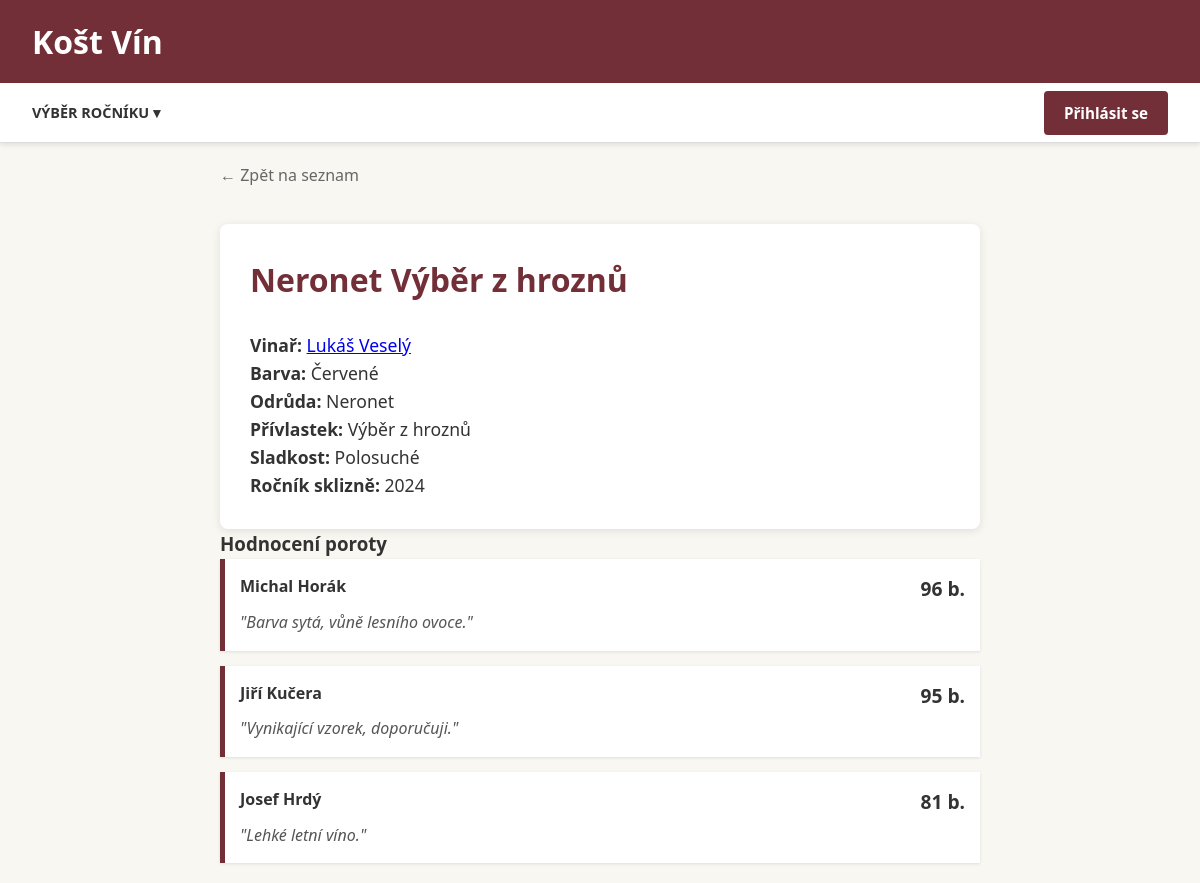
The app's page /vino/45 with its own data.
### app/models/db.py (models this page shows)
class Vino(Base):
    __tablename__ = "VINO"
    id = Column(Integer, primary_key=True, index=True)
    nazev = Column(String(100), nullable=False)
    barva = Column(String(20))
    odruda = Column(String(50))
    privlastek = Column(String(50))
    sladkost = Column(String(20))
    rok_sklizne = Column(Integer)
    vinar_id = Column(Integer, ForeignKey("USERS.id"), nullable=False)
    rocnik_id = Column(Integer, ForeignKey("ROCNIK.id"), nullable=False)
    vinar = relationship("Users", back_populates="vina")
    rocnik = relationship("Rocnik", back_populates="vina")
    hodnoceni = relationship("Hodnoceni", back_populates="vino", cascade="all, delete-orphan")

class Users(Base):
    __tablename__ = "USERS"
    id = Column(Integer, primary_key=True, index=True)
    login = Column(String(50), unique=True, nullable=False)
    password_hash = Column(String(255), nullable=False)
    jmeno = Column(String(100), nullable=False)
    is_active = Column(Boolean, default=True)
    adresa = Column(String(200))
    telefon = Column(String(20))
    email = Column(String(100), nullable=False)
    role = relationship("Role", secondary="USERROLE", backref="users")
    vina = relationship("Vino", back_populates="vinar")

class Hodnoceni(Base):
    __tablename__ = "HODNOCENI"
    id = Column(Integer, primary_key=True, index=True)
    body = Column(Integer)
    poznamka = Column(String(1000))
    vino_id = Column(Integer, ForeignKey("VINO.id"), nullable=False)
    hodnotitel_id = Column(Integer, ForeignKey("USERS.id"), nullable=False)
    vino = relationship("Vino", back_populates="hodnoceni")
    hodnotitel = relationship("Users")

### app/api/routers/home.py (the view)
@router.get("/vino/{wine_id}")
def wine_detail(
    wine_id: int,
    ctx: dict = Depends(get_template_context),
    db: Session = Depends(get_db)
):
    wine, ratings = get_wine_detail(db, wine_id)
    if not wine:
        raise HTTPException(status_code=404, detail="Víno nenalezeno")
    return ctx["request"].app.state.templates.TemplateResponse(
        "detail_vino.html",
        {**ctx, "wine": wine, "ratings": ratings} # Rozbalit ctx
    )

### app/templates/detail_vino.html (shortened to what this page needs)
{% extends "base.html" %}
{% block content %}
<div style="max-width: 800px; margin: 0 auto; padding: 20px;">
    <a href="/" class="back-link">&larr; Zpět na seznam</a>
    <div style="background: white; padding: 30px; border-radius: 8px; box-shadow: 0 2px 10px rgba(0,0,0,0.1); margin-top: 15px;">
        <h1 style="color: var(--primary); margin-top: 0;">{{ wine.nazev }}</h1><br>
        <p style="font-size: 1.1rem;">
            <strong>Vinař:</strong> <a href="/vinar/{{ wine.vinar_id }}">{{ wine.vinar.jmeno }}</a><br>
            <strong>Barva:</strong> {{ wine.barva }}<br>
            <strong>Odrůda:</strong> {{ wine.odruda }}<br>
            <strong>Přívlastek:</strong> {{ wine.privlastek }}<br>
            <strong>Sladkost:</strong> {{ wine.sladkost }}<br>
            <strong>Ročník sklizně:</strong> {{ wine.rok_sklizne }}<br>
        </p>
    </div>
    <h3>Hodnocení poroty</h3>
    {% if ratings %}
        <div style="display: grid; gap: 15px;">
            {% for r in ratings %}
            <div style="background: white; padding: 15px; border-left: 5px solid var(--primary); box-shadow: 0 1px 3px rgba(0,0,0,0.1);">
                <div style="display: flex; justify-content: space-between; margin-bottom: 5px;">
                    <strong>{{ r.hodnotitel.jmeno }}</strong>
                    <span style="font-weight: bold; font-size: 1.2rem;">{{ r.body }} b.</span>
                </div>
                <p style="margin: 0; color: #555; font-style: italic;">"{{ r.poznamka }}"</p>
            </div>
            {% endfor %}
        </div>
    {% else %}
        <p>Toto víno zatím nebylo hodnoceno.</p>
    {% endif %}
</div>
{% endblock %}

### app/static/style.css (style rules this page uses)
:root { --primary: #722F37; --secondary: #C5A059; --bg-light: #f9f7f2; --text-dark: #333; --white: #ffffff; --shadow: 0 4px 6px rgba(0,0,0,0.1); }
* { box-sizing: border-box; margin: 0; padding: 0; }
body { font-family: 'Segoe UI', Tahoma, Geneva, Verdana, sans-serif; background-color: var(--bg-light); color: var(--text-dark); line-height: 1.6; }
.back-link { display: inline-flex; align-items: center; color: #666; text-decoration: none; font-weight: 500; margin-bottom: 20px; transition: color 0.2s; }

### records on screen
Vino: nazev "Neronet Výběr z hroznů", barva "Červené", odruda "Neronet", privlastek "Výběr z hroznů", sladkost "Polosuché", rok_sklizne "2024"
Users: vinar.jmeno "Lukáš Veselý"
Hodnoceni: hodnotitel.jmeno "Michal Horák", body "96", poznamka "Barva sytá, vůně lesního ovoce."
Hodnoceni: hodnotitel.jmeno "Jiří Kučera", body "95", poznamka "Vynikající vzorek, doporučuji."
Hodnoceni: hodnotitel.jmeno "Josef Hrdý", body "81", poznamka "Lehké letní víno."
